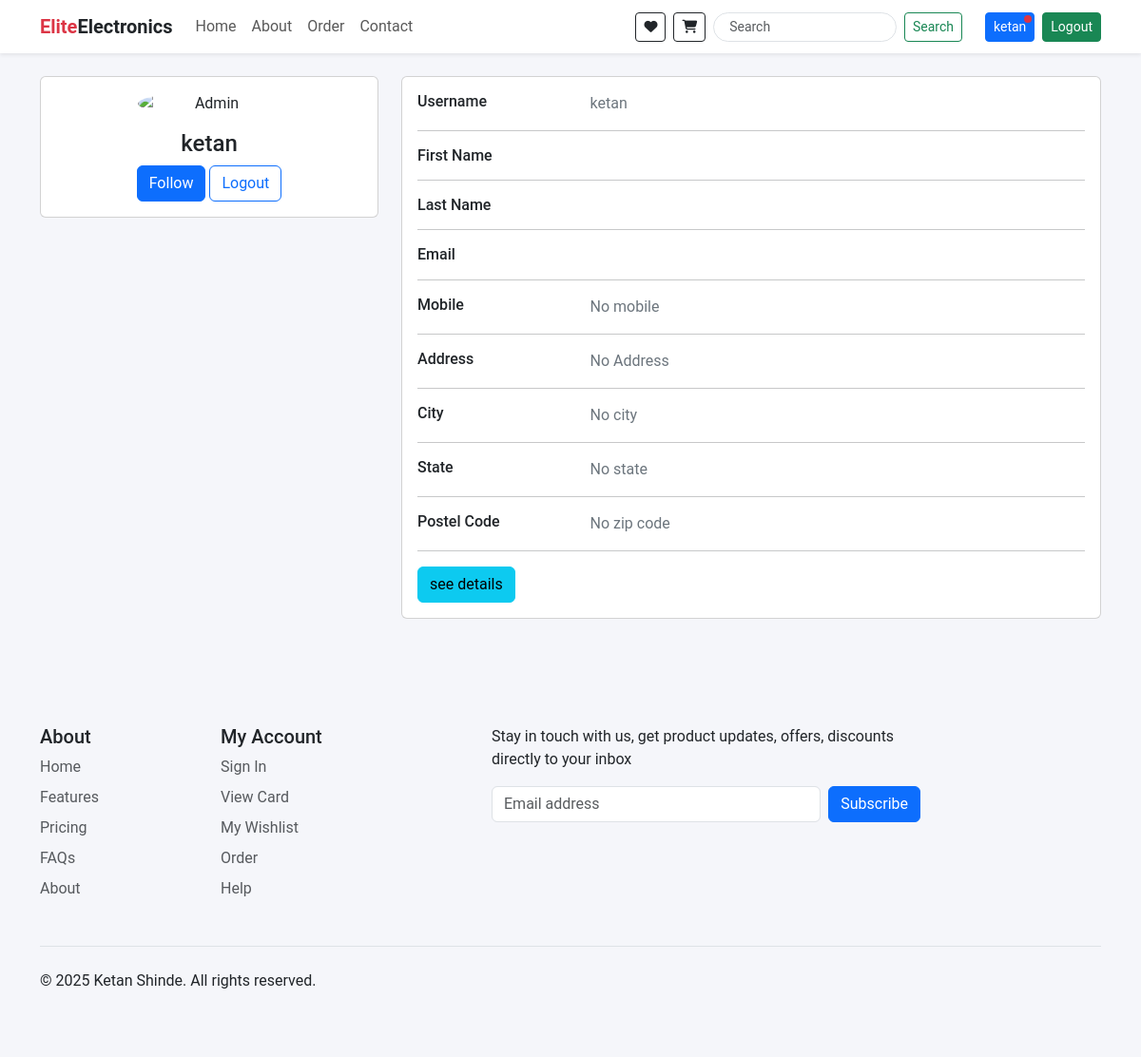
The app's page /profile/ (signed in), older data.
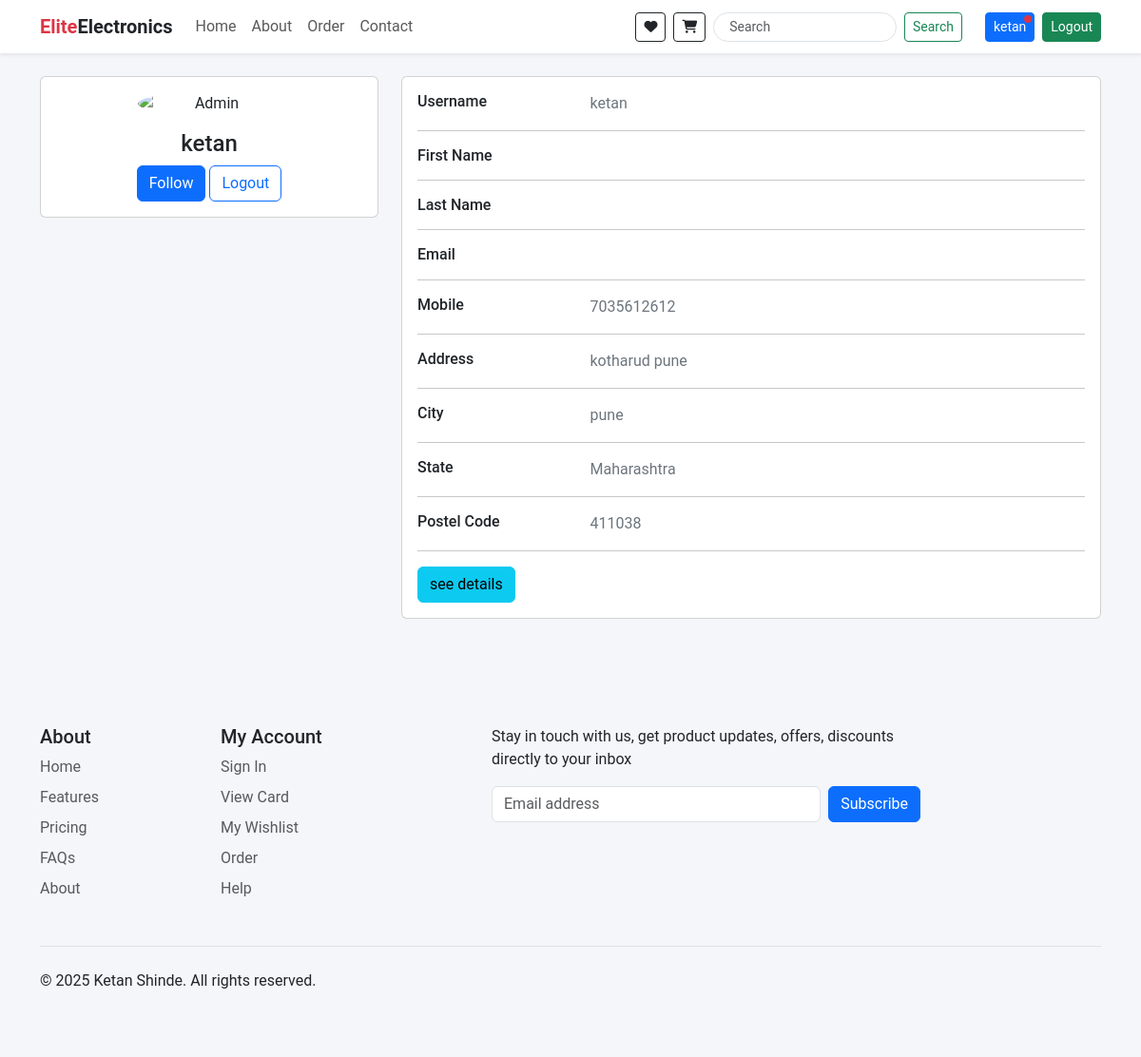
The same page, newer data.
### app/models.py (models this page shows, shortened)
class Address(models.Model):
    user = models.ForeignKey(User, on_delete=models.CASCADE)
    email = models.EmailField()
    username = models.CharField(max_length=255)
    mobile = models.CharField(max_length=15, null=True, blank=True)  # 💡 limited to 15 chars, standard for mobile
    address = models.TextField()
    city = models.CharField(max_length=100)
    state = models.CharField(max_length=100)
    zip_code = models.CharField(max_length=10)  # 💡 Pincode length is usually 6 in India

### app/views.py (the view)
# urls.py: path('profile/', views.user_profile, name="profile"),
@login_required(login_url='/login/') #redirect when user is not logged in
def user_profile(request):
    user_data = {
        'username': request.user.username,
        'email': request.user.email,
        'first_name': request.user.first_name,
        'last_name': request.user.last_name,
    }
    user_address = Address.objects.filter(user=request.user).first()
    context = {
        'user_data': user_data,
        'user_address': user_address,
    }
    return render(request, 'profile.html', context)

### app/context_processors.py (called while the page is built)
def cart_items_count(request):
    if request.user.is_authenticated:
        cart_items_count = CartItem.objects.filter(cart__user=request.user).count()
    else:
        cart_items_count = 0
    return {'cart_items_count': cart_items_count}

def wishlist_items_count(request):
    if request.user.is_authenticated:
        wishlist_items_count = WishListItem.objects.filter(wishlist__user=request.user).count()
    else:
        wishlist_items_count = 0
    return {'wishlist_items_count': wishlist_items_count}

### app/templates/profile.html (shortened to what the changed rows need)
{% extends "base.html" %} {% block body %}
<div class="container">
  <div class="main-body">
    <div class="row gutters-sm my-4">
      <div class="col-md-8">
        <div class="card mb-3">
          <div class="card-body">
            <div class="row">
              <div class="col-sm-3">
                <h6 class="mb-0">Mobile</h6>
              </div>
              <div class="col-sm-9 text-secondary">
                {% if user_address %}
                    {{user_address.mobile}}
                {% else %}
                    No mobile
                {% endif %}
              </div>
            </div>
            <div class="row">
              <div class="col-sm-3">
                <h6 class="mb-0">Address</h6>
              </div>
              <div class="col-sm-9 text-secondary">
                {% if user_address %}
                    {{user_address.address}}
                {% else %}
                    No Address
                {% endif %}
              </div>
            </div>
            <div class="row">
              <div class="col-sm-3">
                <h6 class="mb-0">City</h6>
              </div>
              <div class="col-sm-9 text-secondary">
                {% if user_address %}
                    {{user_address.city}}
                {% else %}
                    No city
                {% endif %}
              </div>
            </div>
            <div class="row">
              <div class="col-sm-3">
                <h6 class="mb-0">State</h6>
              </div>
              <div class="col-sm-9 text-secondary">
                {% if user_address %}
                    {{user_address.state}}
                {% else %}
                    No state
                {% endif %}
              </div>
            </div>
            <div class="row">
              <div class="col-sm-3">
                <h6 class="mb-0">Postel Code</h6>
              </div>
              <div class="col-sm-9 text-secondary">
                {% if user_address %}
                    {{user_address.zip_code}}
                {% else %}
                    No zip code
                {% endif %}
              </div>
            </div>
          </div>
        </div>
      </div>
    </div>
  </div>
</div>
{% endblock body %}

Row changes from the older to the newer data that the page shows:
added Address: mobile "7035612612", address "kotharud pune", city "pune", state "Maharashtra", zip_code "411038"
Text that changed along with them:
text no longer shown: "No mobile No Address No city No state No zip code"
